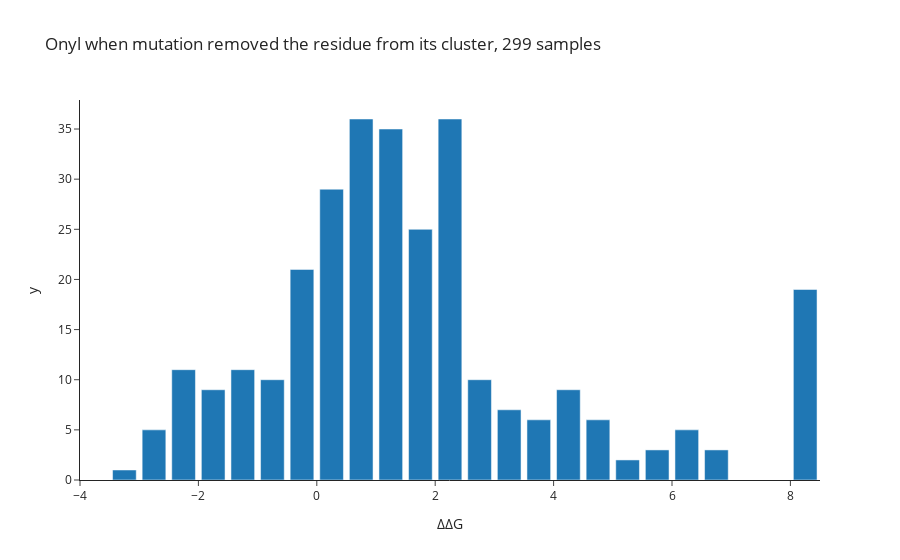

Notebook code for this chart:
### Code cell
pbbty, bins = np.histogram(mut_diff_ddgs, bins=np.arange(-4., 9., .5))
bins = 0.5 * (bins[:-1] + bins[1:])
px.bar(x=bins, y=pbbty,
    labels={'x': 'ΔΔG'},
    title = f'Onyl when mutation removed the residue from its cluster, {len(mut_diff_ddgs)} samples')

### Figure 1 — Plotly figure (JSON) as saved in the notebook; plotly's stock layout.template omitted (floating-point values rounded to 4 significant figures)
{"data": [{"alignmentgroup": "True", "hovertemplate": "ΔΔG=%{x}<br>y=%{y}<extra></extra>", "legendgroup": "", "marker": {"color": "#1F77B4", "pattern": {"shape": ""}}, "name": "", "offsetgroup": "", "orientation": "v", "showlegend": false, "textposition": "auto", "type": "bar", "x": [-3.75, -3.25, -2.75, -2.25, -1.75, -1.25, -0.75, -0.25, 0.25, 0.75, 1.25, 1.75, 2.25, 2.75, 3.25, 3.75, 4.25, 4.75, 5.25, 5.75, 6.25, 6.75, 7.25, 7.75, 8.25], "xaxis": "x", "y": [0, 1, 5, 11, 9, 11, 10, 21, 29, 36, 35, 25, 36, 10, 7, 6, 9, 6, 2, 3, 5, 3, 0, 0, 19], "yaxis": "y"}], "layout": {"barmode": "relative", "legend": {"tracegroupgap": 0}, "title": {"text": "Onyl when mutation removed the residue from its cluster, 299 samples"}, "xaxis": {"anchor": "y", "domain": [0, 1], "title": {"text": "ΔΔG"}}, "yaxis": {"anchor": "x", "domain": [0, 1], "title": {"text": "y"}}}}
